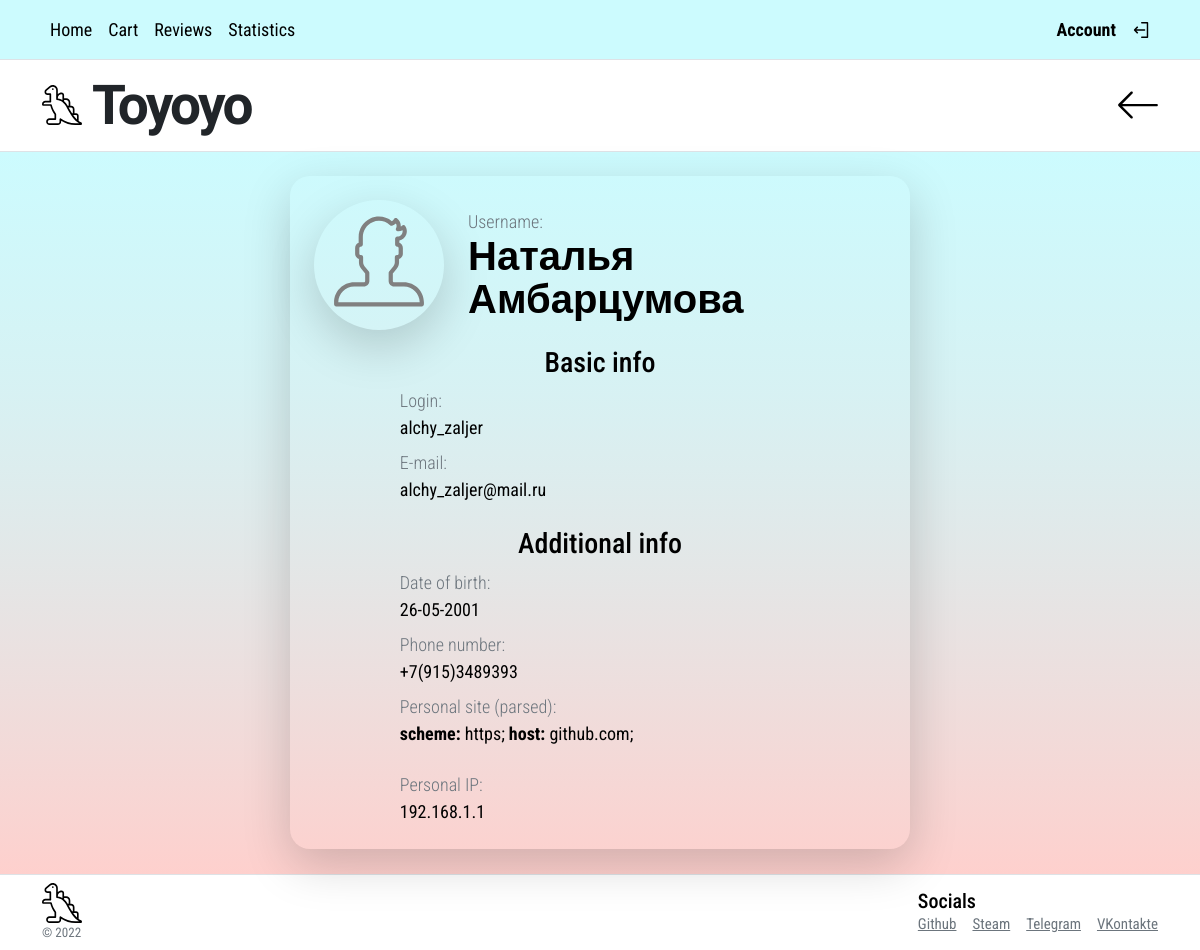
The app's page /account.php (signed in) with its own data.
### tables this page shows
CREATE TABLE `users` (
  `id` int UNSIGNED NOT NULL,
  `firstName` varchar(20) NOT NULL,
  `lastName` varchar(20) NOT NULL,
  `login` varchar(20) NOT NULL,
  `email` varchar(30) NOT NULL,
  `password` varchar(50) NOT NULL,
  `birthDate` varchar(10) DEFAULT NULL,
  `phone` varchar(17) DEFAULT NULL,
  `site` varchar(30) DEFAULT NULL,
  `ip` varchar(20) DEFAULT NULL,
  `admin` tinyint(1) NOT NULL DEFAULT '0'
);

### includes/show.php (called while the page is built)
<?php
function dbShow($connection, $table) {
    $query = $connection->query("SELECT id FROM `$table`");
    $count = $query->rowCount();
    if ($count) {
        return $connection->query("SELECT * FROM `$table` ORDER BY `id` DESC");
    }
    else {
        return false;
    }
}
?>

### includes/functions.php (called while the page is built, shortened)
<?php
function renderTemplate($__view, $__data)
{
    extract($__data);
    require $__view;
    $output = ob_get_clean();
    return $output;
}
?>

### partials/accountForm.php (the view, shortened to what this page needs)
<form method="POST" id="accountForm" class="accountForm shadow-lg p-4 m-auto mt-4 d-flex flex-column justify-content-around align-items-center">
    <div class="w-100 m-auto mb-3 d-flex flex-row justify-content-around align-items-center">
        <img class="avatarImg d-block shadow-lg" src="img\User.svg" />
        <div class="ms-4">
            <p class="fw-light text-muted m-0">Username:</p>
            <div class="accountUsername fw-bold"><?= $data["firstName"] . ' ' . $data["lastName"] ?></div>
        </div>
    </div>
    <div class="w-100 p-0 m-auto d-flex flex-column justify-content-around align-items-center">
        <h3>Basic info</h3>
        <div class="accountInfoBlock mb-3 d-flex flex-column align-items-start">
            <div>
                <p class="fw-light text-muted m-0">Login:</p>
                <div class="mb-2"><?= $data["login"] ?></div>
            </div>
            <div>
                <p class="fw-light text-muted m-0">E-mail:</p>
                <div class="mb-2"><?= $data["email"] ?></div>
            </div>
        </div>
        <h3>Additional info</h3>
        <div class="accountInfoBlock d-flex flex-column align-items-start">
            <div>
                <p class="fw-light text-muted m-0">Date of birth:</p>
                <div class="mb-2"><?= $data["birthDate"] ?></div>
            </div>
            <div>
                <p class="fw-light text-muted m-0">Phone number:</p>
                <div class="mb-2"><?= $data["phone"] ?></div>
            </div>
            <div>
                <p class="fw-light text-muted m-0">Personal site (parsed):</p>
                <div class="mb-2 d-flex flex-row">
                <?php
                    $url = parse_url($data["site"]);
                    foreach ($url as $key => $value) {
                        echo "<p class='me-1'><strong>".$key.": </strong>".$value.";</p>";
                    }
                ?>
                </div>
            </div>
            <div>
                <p class="fw-light text-muted m-0">Personal IP:</p>
                <div><?= $data["ip"] ?></div>
            </div>
        </div>
    </div>
</form>

### account.php (shortened to what this page needs)
<?php
require_once __DIR__ . '\includes\functions.php';
require_once __DIR__ . '\includes\connect.php';
?>
<!DOCTYPE html>
<html lang="en">
<?php include_once __DIR__ . '\partials\head.php'; ?>
<body>
    <div class="wrapper d-flex flex-column h-100">
        <?php include_once __DIR__ . '\partials\top.php'; ?>
        <main class="main border-bottom d-flex flex-grow-1">
            <?php
            require_once 'includes/show.php';
            if ($users = dbShow($connection, "users")) {
                foreach ($users as $user) {
                    if ($_SESSION["login"] == $user["login"]) {
                        $data = array(
                            "firstName" => $user["firstName"],
                            "lastName" => $user["lastName"],
                            "login" => $user["login"],
                            "email" => $user["email"],
                            "birthDate" => array_key_exists("birthDate", $user) ? $user["birthDate"] : "01-01-1999",
                            "phone" => array_key_exists("birthDate", $user) ? $user["phone"] : "+7(999)999-99-99",
                            "site" => array_key_exists("birthDate", $user) ? $user["site"] : "https://mysite.com",
                            "ip" => array_key_exists("birthDate", $user) ? $user["ip"] : "192.168.1.1"
                        );
                        echo renderTemplate('partials\accountForm.php', ['data' => $data]);
                        break;
                    }
                }
            } else {
                echo "<p>Данные не найдены</p>";
            }
            ?>
        </main>
        <?php include_once __DIR__ . '\partials\footer.php'; ?>
    </div>
</body>
</html>

### css/style.css (style rules this page uses)
html { height: 100vh; }
body { height: 100vh; max-width: 100vw; font-family: "Roboto Condensed", sans-serif; font-size: 18px; color: black; }
.main { background: linear-gradient(to bottom, #ccfbfe, 60%, #fed0cd); padding: 0 25px 25px; }
.accountForm { width: 620px; border-radius: 20px; }
.avatarImg { border-radius: 100%; width: 130px; height: 130px; }
.accountUsername { font-size: 40px; line-height: 43px; }
.accountInfoBlock { width: 70%; }

### records on screen
users: firstName "Наталья", lastName "Амбарцумова", login "alchy_zaljer", email "alchy_zaljer@mail.ru", birthDate "26-05-2001", phone "+7(915)3489393", key "scheme", site "https", key "host", site "github.com", ip "192.168.1.1"
